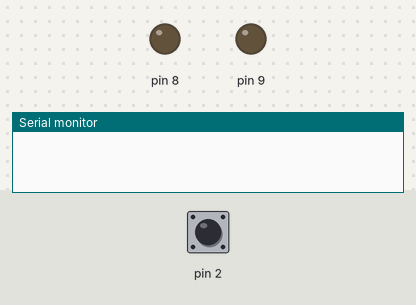
Bench run of a sketch on a simulated Arduino Uno, built with avr-gcc and run on an emulated ATmega328P. On the bench: output pins drawn as LEDs (lit = HIGH), the last lines printed to the serial monitor. The test bench sets the inputs (shaded band); at power-on: pin 2 LOW.

Above: at 1.2 s.
1.3 s: pin 2 driven HIGH
At 2.4 s:
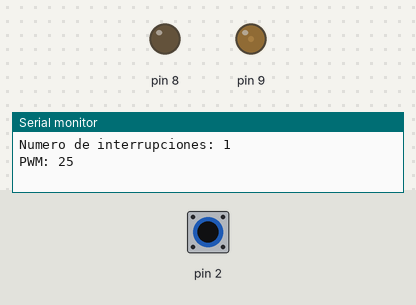
2.8 s: pin 2 pulsed LOW 5 times (0.12 s each, 0.3 s apart)
At 5.4 s:
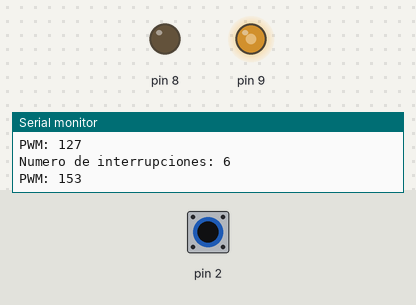
5.8 s: pin 2 pulsed LOW 2 times (0.12 s each, 0.3 s apart)
At 6.7 s:
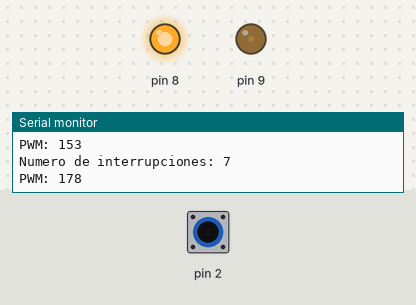
Timing chart, 0 to 8.8 s (numbered marks = the images above; inputs shaded):
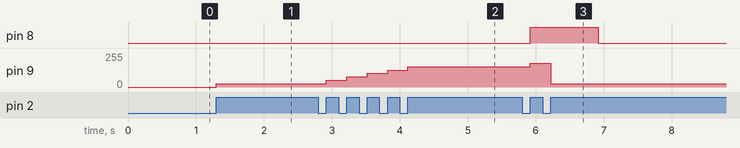

Measured:
- after the input at 1.3 s, pin 9: 0/255 → 25/255 at once
- after the input at 2.8 s, pin 9: moves from 25/255 to 153/255 over 1.2 s, starting after 0.12 s
- after the input at 5.8 s, pin 8: LOW → HIGH after 0.12 s, → LOW 1.0 s later; pin 9: 153/255 → 178/255 after 0.12 s, → 25/255 0.30 s later

The sketch:

PWMinterrupciones.ino
```cpp
volatile int conteo = 0;
int anterior=0;
int pwm;
int pwm2;


const int pinTrigger = 4;  //Variable que contiene el número del pin al cual conectamos la señal "trigger"
const int pinEcho = 3;   //Variable que contiene el número del pin al cual conectamos la señal "echo"


void setup() {
  pinMode(9, OUTPUT);
  pinMode(8,OUTPUT);
  attachInterrupt(0, evento, RISING);
  Serial.begin(9600);
  digitalWrite(7,LOW);

}

void loop() {
  if (conteo > 6){
    conteo = 0;
    pwm2 = 0;
    digitalWrite(8,HIGH);
    delay(1000);
    }else{
      digitalWrite(8,LOW);
      }
  if (anterior!=conteo){
    Serial.print("Numero de interrupciones: ");
    Serial.println(conteo);
    anterior = conteo;
    Serial.print("PWM: ");
    Serial.println(pwm2);
    }
}

void evento() {
  conteo=conteo+1;
  pwm2=map(conteo,0,10,0,255);
  analogWrite(9, pwm2);
}
```
